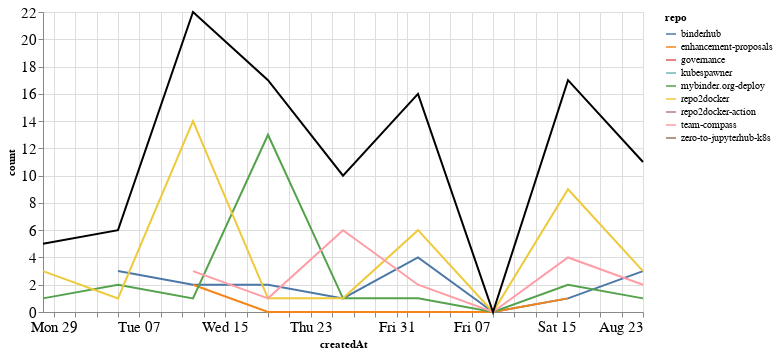

Here is the notebook cell this chart was saved with:
### Markdown cell above
## Comments

### Code cell
comments_time = comments.groupby('repo').resample('W', on='createdAt').count()['author'].reset_index()
comments_time = comments_time.rename(columns={'author': 'count'})
comments_time_total = comments_time.groupby('createdAt').agg({"count": "sum"}).reset_index()
ch1 = alt.Chart(comments_time, width=600).mark_line().encode(
    x='createdAt',
    y='count',
    color='repo',
    tooltip="repo"
)

ch2 = alt.Chart(comments_time_total, width=600).mark_line(color="black").encode(
    x='createdAt',
    y='count',
)

ch1 + ch2

### Figure 1 — Vega-Lite specification as saved in the notebook (floating-point values rounded to 4 significant figures)
{"config": {"axisLeft": {"labelFontSize": 15}, "axisBottom": {"labelFontSize": 15}}, "layer": [{"data": {"name": "data-16154d9504614e7942131656d1f05915"}, "mark": "line", "encoding": {"color": {"type": "nominal", "field": "repo"}, "tooltip": {"type": "nominal", "field": "repo"}, "x": {"type": "temporal", "field": "createdAt"}, "y": {"type": "quantitative", "field": "count"}}, "width": 600}, {"data": {"name": "data-6d77aa621a4b292d4cfcb5f184498814"}, "mark": {"type": "line", "color": "black"}, "encoding": {"x": {"type": "temporal", "field": "createdAt"}, "y": {"type": "quantitative", "field": "count"}}, "width": 600}], "$schema": "https://vega.github.io/schema/vega-lite/v4.8.1.json", "datasets": {"data-16154d9504614e7942131656d1f05915": [{"repo": "binderhub", "createdAt": "2020-07-05T00:00:00", "count": 3}, {"repo": "binderhub", "createdAt": "2020-07-12T00:00:00", "count": 2}, {"repo": "binderhub", "createdAt": "2020-07-19T00:00:00", "count": 2}, {"repo": "binderhub", "createdAt": "2020-07-26T00:00:00", "count": 1}, {"repo": "binderhub", "createdAt": "2020-08-02T00:00:00", "count": 4}, {"repo": "binderhub", "createdAt": "2020-08-09T00:00:00", "count": 0}, {"repo": "binderhub", "createdAt": "2020-08-16T00:00:00", "count": 1}, {"repo": "binderhub", "createdAt": "2020-08-23T00:00:00", "count": 3}, {"repo": "enhancement-proposals", "createdAt": "2020-07-12T00:00:00", "count": 2}, {"repo": "enhancement-proposals", "createdAt": "2020-07-19T00:00:00", "count": 0}, {"repo": "enhancement-proposals", "createdAt": "2020-07-26T00:00:00", "count": 0}, {"repo": "enhancement-proposals", "createdAt": "2020-08-02T00:00:00", "count": 0}, {"repo": "enhancement-proposals", "createdAt": "2020-08-09T00:00:00", "count": 0}, {"repo": "enhancement-proposals", "createdAt": "2020-08-16T00:00:00", "count": 1}, {"repo": "governance", "createdAt": "2020-08-23T00:00:00", "count": 2}, {"repo": "kubespawner", "createdAt": "2020-07-26T00:00:00", "count": 1}, {"repo": "mybinder.org-deploy", "createdAt": "2020-06-28T00:00:00", "count": 1}, {"repo": "mybinder.org-deploy", "createdAt": "2020-07-05T00:00:00", "count": 2}, {"repo": "mybinder.org-deploy", "createdAt": "2020-07-12T00:00:00", "count": 1}, {"repo": "mybinder.org-deploy", "createdAt": "2020-07-19T00:00:00", "count": 13}, {"repo": "mybinder.org-deploy", "createdAt": "2020-07-26T00:00:00", "count": 1}, {"repo": "mybinder.org-deploy", "createdAt": "2020-08-02T00:00:00", "count": 1}, {"repo": "mybinder.org-deploy", "createdAt": "2020-08-09T00:00:00", "count": 0}, {"repo": "mybinder.org-deploy", "createdAt": "2020-08-16T00:00:00", "count": 2}, {"repo": "mybinder.org-deploy", "createdAt": "2020-08-23T00:00:00", "count": 1}, {"repo": "repo2docker", "createdAt": "2020-06-28T00:00:00", "count": 3}, {"repo": "repo2docker", "createdAt": "2020-07-05T00:00:00", "count": 1}, {"repo": "repo2docker", "createdAt": "2020-07-12T00:00:00", "count": 14}, {"repo": "repo2docker", "createdAt": "2020-07-19T00:00:00", "count": 1}, {"repo": "repo2docker", "createdAt": "2020-07-26T00:00:00", "count": 1}, {"repo": "repo2docker", "createdAt": "2020-08-02T00:00:00", "count": 6}, {"repo": "repo2docker", "createdAt": "2020-08-09T00:00:00", "count": 0}, {"repo": "repo2docker", "createdAt": "2020-08-16T00:00:00", "count": 9}, {"repo": "repo2docker", "createdAt": "2020-08-23T00:00:00", "count": 3}, {"repo": "repo2docker-action", "createdAt": "2020-06-28T00:00:00", "count": 1}, {"repo": "team-compass", "createdAt": "2020-07-12T00:00:00", "count": 3}, {"repo": "team-compass", "createdAt": "2020-07-19T00:00:00", "count": 1}, {"repo": "team-compass", "createdAt": "2020-07-26T00:00:00", "count": 6}, {"repo": "team-compass", "createdAt": "2020-08-02T00:00:00", "count": 2}, {"repo": "team-compass", "createdAt": "2020-08-09T00:00:00", "count": 0}, {"repo": "team-compass", "createdAt": "2020-08-16T00:00:00", "count": 4}, {"repo": "team-compass", "createdAt": "2020-08-23T00:00:00", "count": 2}, {"repo": "zero-to-jupyterhub-k8s", "createdAt": "2020-08-02T00:00:00", "count": 3}], "data-6d77aa621a4b292d4cfcb5f184498814": [{"createdAt": "2020-06-28T00:00:00", "count": 5}, {"createdAt": "2020-07-05T00:00:00", "count": 6}, {"createdAt": "2020-07-12T00:00:00", "count": 22}, {"createdAt": "2020-07-19T00:00:00", "count": 17}, {"createdAt": "2020-07-26T00:00:00", "count": 10}, {"createdAt": "2020-08-02T00:00:00", "count": 16}, {"createdAt": "2020-08-09T00:00:00", "count": 0}, {"createdAt": "2020-08-16T00:00:00", "count": 17}, {"createdAt": "2020-08-23T00:00:00", "count": 11}]}}
